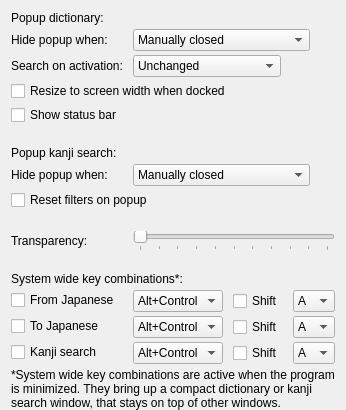
            <widget class="QWidget" name="popupDictPage">
             <layout class="QFormLayout" name="formLayout_14">
              <property name="horizontalSpacing">
               <number>10</number>
              </property>
              <property name="verticalSpacing">
               <number>4</number>
              </property>
              <property name="bottomMargin">
               <number>0</number>
              </property>
              <item row="0" column="0" colspan="2">
               <widget class="QLabel" name="label_12">
                <property name="text">
                 <string>Popup dictionary:</string>
                </property>
               </widget>
              </item>
              <item row="1" column="0">
               <widget class="QLabel" name="label_7">
                <property name="sizePolicy">
                 <sizepolicy hsizetype="Fixed" vsizetype="Preferred">
                  <horstretch>0</horstretch>
                  <verstretch>0</verstretch>
                 </sizepolicy>
                </property>
                <property name="text">
                 <string>Hide popup when:</string>
                </property>
               </widget>
              </item>
              <item row="1" column="1">
               <widget class="QComboBox" name="popupHideCBox">
                <property name="sizePolicy">
                 <sizepolicy hsizetype="Fixed" vsizetype="Fixed">
                  <horstretch>0</horstretch>
                  <verstretch>0</verstretch>
                 </sizepolicy>
                </property>
                <item>
                 <property name="text">
                  <string>Manually closed</string>
                 </property>
                </item>
                <item>
                 <property name="text">
                  <string>Activating another program</string>
                 </property>
                </item>
               </widget>
              </item>
              <item row="2" column="0">
               <widget class="QLabel" name="label_15">
                <property name="text">
                 <string>Search on activation:</string>
                </property>
               </widget>
              </item>
              <item row="2" column="1">
               <widget class="QComboBox" name="popupActivationCBox">
                <property name="sizePolicy">
                 <sizepolicy hsizetype="Fixed" vsizetype="Fixed">
                  <horstretch>0</horstretch>
                  <verstretch>0</verstretch>
                 </sizepolicy>
                </property>
                <item>
                 <property name="text">
                  <string>Unchanged</string>
                 </property>
                </item>
                <item>
                 <property name="text">
                  <string>Pasted from clipboard</string>
                 </property>
                </item>
                <item>
                 <property name="text">
                  <string>Cleared</string>
                 </property>
                </item>
               </widget>
              </item>
              <item row="3" column="0" colspan="2">
               <widget class="QCheckBox" name="popupWidenBox">
                <property name="sizePolicy">
                 <sizepolicy hsizetype="Fixed" vsizetype="Fixed">
                  <horstretch>0</horstretch>
                  <verstretch>0</verstretch>
                 </sizepolicy>
                </property>
                <property name="toolTip">
                 <string>Show popup dictionary at full screen width when it's docked and is shown</string>
                </property>
                <property name="text">
                 <string>Resize to screen width when docked</string>
                </property>
               </widget>
              </item>
              <item row="5" column="1">
               <spacer name="horizontalSpacer_14">
                <property name="orientation">
                 <enum>Qt::Vertical</enum>
                </property>
                <property name="sizeType">
                 <enum>QSizePolicy::Fixed</enum>
                </property>
                <property name="sizeHint" stdset="0">
                 <size>
                  <width>20</width>
                  <height>13</height>
                 </size>
                </property>
               </spacer>
              </item>
              <item row="6" column="0" colspan="2">
               <widget class="QLabel" name="label_21">
                <property name="text">
                 <string>Popup kanji search:</string>
                </property>
               </widget>
              </item>
              <item row="7" column="0">
               <widget class="QLabel" name="label_9">
                <property name="sizePolicy">
                 <sizepolicy hsizetype="Fixed" vsizetype="Preferred">
                  <horstretch>0</horstretch>
                  <verstretch>0</verstretch>
                 </sizepolicy>
                </property>
                <property name="text">
                 <string>Hide popup when:</string>
                </property>
               </widget>
              </item>
              <item row="7" column="1">
               <widget class="QComboBox" name="kanjiHideCBox">
                <property name="sizePolicy">
                 <sizepolicy hsizetype="Fixed" vsizetype="Fixed">
                  <horstretch>0</horstretch>
                  <verstretch>0</verstretch>
                 </sizepolicy>
                </property>
                <item>
                 <property name="text">
                  <string>Manually closed</string>
                 </property>
                </item>
                <item>
                 <property name="text">
                  <string>Activating another program</string>
                 </property>
                </item>
               </widget>
              </item>
              <item row="8" column="0" colspan="2">
               <widget class="QCheckBox" name="kanjiResetBox">
                <property name="sizePolicy">
                 <sizepolicy hsizetype="Fixed" vsizetype="Fixed">
                  <horstretch>0</horstretch>
                  <verstretch>0</verstretch>
                 </sizepolicy>
                </property>
                <property name="toolTip">
                 <string>Clear entered search text in kanji filters each time the popup kanji search is hidden and shown</string>
                </property>
                <property name="text">
                 <string>Reset filters on popup</string>
                </property>
               </widget>
              </item>
              <item row="9" column="1">
               <spacer name="verticalSpacer_4">
                <property name="orientation">
                 <enum>Qt::Vertical</enum>
                </property>
                <property name="sizeType">
                 <enum>QSizePolicy::Fixed</enum>
                </property>
                <property name="sizeHint" stdset="0">
                 <size>
                  <width>20</width>
                  <height>13</height>
                 </size>
                </property>
               </spacer>
              </item>
              <item row="10" column="0">
               <widget class="QLabel" name="label_14">
                <property name="sizePolicy">
                 <sizepolicy hsizetype="Fixed" vsizetype="Preferred">
                  <horstretch>0</horstretch>
                  <verstretch>0</verstretch>
                 </sizepolicy>
                </property>
                <property name="text">
                 <string>Transparency:</string>
                </property>
               </widget>
              </item>
              <item row="10" column="1">
               <widget class="QSlider" name="popupTransparencySlider">
                <property name="minimum">
                 <number>0</number>
                </property>
                <property name="maximum">
                 <number>10</number>
                </property>
                <property name="pageStep">
                 <number>4</number>
                </property>
                <property name="tracking">
                 <bool>false</bool>
                </property>
                <property name="orientation">
                 <enum>Qt::Horizontal</enum>
                </property>
                <property name="invertedAppearance">
                 <bool>false</bool>
                </property>
                <property name="invertedControls">
                 <bool>false</bool>
                </property>
                <property name="tickPosition">
                 <enum>QSlider::TicksBelow</enum>
                </property>
                <property name="tickInterval">
                 <number>1</number>
                </property>
               </widget>
              </item>
              <item row="11" column="1">
               <spacer name="verticalSpacer_14">
                <property name="orientation">
                 <enum>Qt::Vertical</enum>
                </property>
                <property name="sizeType">
                 <enum>QSizePolicy::Fixed</enum>
                </property>
                <property name="sizeHint" stdset="0">
                 <size>
                  <width>20</width>
                  <height>13</height>
                 </size>
                </property>
               </spacer>
              </item>
              <item row="12" column="0" colspan="2">
               <widget class="QLabel" name="label_6">
                <property name="text">
                 <string>System wide key combinations*:</string>
                </property>
               </widget>
              </item>
              <item row="13" column="0">
               <widget class="QCheckBox" name="fromEnableBox">
                <property name="sizePolicy">
                 <sizepolicy hsizetype="Fixed" vsizetype="Fixed">
                  <horstretch>0</horstretch>
                  <verstretch>0</verstretch>
                 </sizepolicy>
                </property>
                <property name="toolTip">
                 <string>Allow using this shortcut key combination to display popup window in &quot;translate from Japanese&quot; mode</string>
                </property>
                <property name="text">
                 <string>From Japanese</string>
                </property>
               </widget>
              </item>
              <item row="13" column="1">
               <layout class="QHBoxLayout" name="horizontalLayout">
                <property name="spacing">
                 <number>10</number>
                </property>
                <item>
                 <widget class="QComboBox" name="fromModCBox">
                  <property name="sizePolicy">
                   <sizepolicy hsizetype="Fixed" vsizetype="Fixed">
                    <horstretch>0</horstretch>
                    <verstretch>0</verstretch>
                   </sizepolicy>
                  </property>
                  <item>
                   <property name="text">
                    <string>Alt+Control</string>
                   </property>
                  </item>
                  <item>
                   <property name="text">
                    <string>Alt</string>
                   </property>
                  </item>
                  <item>
                   <property name="text">
                    <string>Control</string>
                   </property>
                  </item>
                 </widget>
                </item>
                <item>
                 <widget class="QCheckBox" name="fromShiftBox">
                  <property name="sizePolicy">
                   <sizepolicy hsizetype="Fixed" vsizetype="Preferred">
                    <horstretch>0</horstretch>
                    <verstretch>0</verstretch>
                   </sizepolicy>
                  </property>
                  <property name="text">
                   <string>Shift</string>
                  </property>
                 </widget>
                </item>
                <item>
                 <widget class="QComboBox" name="fromKeyCBox">
                  <property name="sizePolicy">
                   <sizepolicy hsizetype="Fixed" vsizetype="Fixed">
                    <horstretch>0</horstretch>
                    <verstretch>0</verstretch>
                   </sizepolicy>
                  </property>
                  <property name="currentText">
                   <string notr="true">A</string>
                  </property>
                  <item>
                   <property name="text">
                    <string notr="true">A</string>
                   </property>
                  </item>
                  <item>
                   <property name="text">
                    <string notr="true">B</string>
                   </property>
                  </item>
                  <item>
                   <property name="text">
                    <string notr="true">C</string>
                   </property>
                  </item>
                  <item>
                   <property name="text">
                    <string notr="true">D</string>
                   </property>
                  </item>
                  <item>
                   <property name="text">
                    <string notr="true">E</string>
                   </property>
                  </item>
                  <item>
                   <property name="text">
                    <string notr="true">F</string>
                   </property>
                  </item>
                  <item>
                   <property name="text">
                    <string notr="true">G</string>
                   </property>
                  </item>
                  <item>
                   <property name="text">
                    <string notr="true">H</string>
                   </property>
                  </item>
                  <item>
                   <property name="text">
                    <string notr="true">I</string>
                   </property>
                  </item>
                  <item>
                   <property name="text">
                    <string notr="true">J</string>
                   </property>
                  </item>
                  <item>
                   <property name="text">
                    <string notr="true">K</string>
                   </property>
                  </item>
                  <item>
                   <property name="text">
                    <string notr="true">L</string>
                   </property>
                  </item>
                  <item>
                   <property name="text">
                    <string notr="true">M</string>
                   </property>
                  </item>
                  <item>
                   <property name="text">
                    <string notr="true">N</string>
                   </property>
                  </item>
                  <item>
                   <property name="text">
                    <string notr="true">O</string>
                   </property>
                  </item>
                  <item>
                   <property name="text">
                    <string notr="true">P</string>
                   </property>
                  </item>
                  <item>
                   <property name="text">
                    <string notr="true">Q</string>
                   </property>
                  </item>
                  <item>
                   <property name="text">
                    <string notr="true">R</string>
                   </property>
                  </item>
                  <item>
                   <property name="text">
                    <string notr="true">S</string>
                   </property>
                  </item>
                  <item>
                   <property name="text">
                    <string notr="true">T</string>
                   </property>
                  </item>
                  <item>
                   <property name="text">
                    <string notr="true">U</string>
                   </property>
                  </item>
                  <item>
                   <property name="text">
                    <string notr="true">V</string>
                   </property>
                  </item>
                  <item>
                   <property name="text">
                    <string notr="true">W</string>
                   </property>
                  </item>
                  <item>
                   <property name="text">
                    <string notr="true">X</string>
                   </property>
                  </item>
                  <item>
                   <property name="text">
                    <string notr="true">Y</string>
                   </property>
                  </item>
                  <item>
                   <property name="text">
                    <string notr="true">Z</string>
                   </property>
                  </item>
                 </widget>
                </item>
               </layout>
              </item>
              <item row="15" column="0">
               <widget class="QCheckBox" name="toEnableBox">
                <property name="sizePolicy">
                 <sizepolicy hsizetype="Fixed" vsizetype="Fixed">
                  <horstretch>0</horstretch>
                  <verstretch>0</verstretch>
                 </sizepolicy>
                </property>
                <property name="toolTip">
                 <string>Allow using this shortcut key combination to display popup window in &quot;translate to Japanese&quot; mode</string>
                </property>
                <property name="text">
                 <string>To Japanese</string>
                </property>
               </widget>
              </item>
              <item row="15" column="1">
               <layout class="QHBoxLayout" name="horizontalLayout_4">
                <property name="spacing">
                 <number>10</number>
                </property>
                <item>
                 <widget class="QComboBox" name="toModCBox">
                  <property name="sizePolicy">
                   <sizepolicy hsizetype="Fixed" vsizetype="Fixed">
                    <horstretch>0</horstretch>
                    <verstretch>0</verstretch>
                   </sizepolicy>
                  </property>
                  <item>
                   <property name="text">
                    <string>Alt+Control</string>
                   </property>
                  </item>
                  <item>
                   <property name="text">
                    <string>Alt</string>
                   </property>
                  </item>
                  <item>
                   <property name="text">
                    <string>Control</string>
                   </property>
                  </item>
                 </widget>
                </item>
                <item>
                 <widget class="QCheckBox" name="toShiftBox">
                  <property name="sizePolicy">
                   <sizepolicy hsizetype="Fixed" vsizetype="Preferred">
                    <horstretch>0</horstretch>
                    <verstretch>0</verstretch>
                   </sizepolicy>
                  </property>
                  <property name="text">
                   <string>Shift</string>
                  </property>
                 </widget>
                </item>
                <item>
                 <widget class="QComboBox" name="toKeyCBox">
                  <property name="sizePolicy">
                   <sizepolicy hsizetype="Fixed" vsizetype="Fixed">
                    <horstretch>0</horstretch>
                    <verstretch>0</verstretch>
                   </sizepolicy>
                  </property>
                  <property name="currentText">
                   <string notr="true">A</string>
                  </property>
                  <item>
                   <property name="text">
                    <string notr="true">A</string>
                   </property>
                  </item>
                  <item>
                   <property name="text">
                    <string notr="true">B</string>
                   </property>
                  </item>
                  <item>
                   <property name="text">
                    <string notr="true">C</string>
                   </property>
                  </item>
                  <item>
                   <property name="text">
                    <string notr="true">D</string>
                   </property>
                  </item>
                  <item>
                   <property name="text">
                    <string notr="true">E</string>
                   </property>
                  </item>
                  <item>
                   <property name="text">
                    <string notr="true">F</string>
                   </property>
                  </item>
                  <item>
                   <property name="text">
                    <string notr="true">G</string>
                   </property>
                  </item>
                  <item>
                   <property name="text">
                    <string notr="true">H</string>
                   </property>
                  </item>
                  <item>
                   <property name="text">
                    <string notr="true">I</string>
                   </property>
                  </item>
                  <item>
                   <property name="text">
                    <string notr="true">J</string>
                   </property>
                  </item>
                  <item>
                   <property name="text">
                    <string notr="true">K</string>
                   </property>
                  </item>
                  <item>
                   <property name="text">
                    <string notr="true">L</string>
                   </property>
                  </item>
                  <item>
                   <property name="text">
                    <string notr="true">M</string>
                   </property>
                  </item>
                  <item>
                   <property name="text">
                    <string notr="true">N</string>
                   </property>
                  </item>
                  <item>
                   <property name="text">
                    <string notr="true">O</string>
                   </property>
                  </item>
                  <item>
                   <property name="text">
                    <string notr="true">P</string>
                   </property>
                  </item>
                  <item>
                   <property name="text">
                    <string notr="true">Q</string>
                   </property>
                  </item>
                  <item>
                   <property name="text">
                    <string notr="true">R</string>
                   </property>
                  </item>
                  <item>
                   <property name="text">
                    <string notr="true">S</string>
                   </property>
                  </item>
                  <item>
                   <property name="text">
                    <string notr="true">T</string>
                   </property>
                  </item>
                  <item>
                   <property name="text">
                    <string notr="true">U</string>
                   </property>
                  </item>
                  <item>
                   <property name="text">
                    <string notr="true">V</string>
                   </property>
                  </item>
                  <item>
                   <property name="text">
                    <string notr="true">W</string>
                   </property>
                  </item>
                  <item>
                   <property name="text">
                    <string notr="true">X</string>
                   </property>
                  </item>
                  <item>
                   <property name="text">
                    <string notr="true">Y</string>
                   </property>
                  </item>
                  <item>
                   <property name="text">
                    <string notr="true">Z</string>
                   </property>
                  </item>
                 </widget>
                </item>
               </layout>
              </item>
              <item row="17" column="0">
               <widget class="QCheckBox" name="kanjiEnableBox">
                <property name="sizePolicy">
                 <sizepolicy hsizetype="Fixed" vsizetype="Fixed">
                  <horstretch>0</horstretch>
                  <verstretch>0</verstretch>
                 </sizepolicy>
                </property>
                <property name="toolTip">
                 <string>Allow using this shortcut key combination to display the kanji search</string>
                </property>
                <property name="text">
                 <string>Kanji search</string>
                </property>
               </widget>
              </item>
              <item row="17" column="1">
               <layout class="QHBoxLayout" name="horizontalLayout_5">
                <property name="spacing">
                 <number>10</number>
                </property>
                <item>
                 <widget class="QComboBox" name="kanjiModCBox">
                  <property name="sizePolicy">
                   <sizepolicy hsizetype="Fixed" vsizetype="Fixed">
                    <horstretch>0</horstretch>
                    <verstretch>0</verstretch>
                   </sizepolicy>
                  </property>
                  <item>
                   <property name="text">
                    <string>Alt+Control</string>
                   </property>
                  </item>
                  <item>
                   <property name="text">
                    <string>Alt</string>
                   </property>
                  </item>
                  <item>
                   <property name="text">
                    <string>Control</string>
                   </property>
                  </item>
                 </widget>
                </item>
                <item>
                 <widget class="QCheckBox" name="kanjiShiftBox">
                  <property name="sizePolicy">
                   <sizepolicy hsizetype="Fixed" vsizetype="Preferred">
                    <horstretch>0</horstretch>
                    <verstretch>0</verstretch>
                   </sizepolicy>
                  </property>
                  <property name="text">
                   <string>Shift</string>
                  </property>
                 </widget>
                </item>
                <item>
                 <widget class="QComboBox" name="kanjiKeyCBox">
                  <property name="sizePolicy">
                   <sizepolicy hsizetype="Fixed" vsizetype="Fixed">
                    <horstretch>0</horstretch>
                    <verstretch>0</verstretch>
                   </sizepolicy>
                  </property>
                  <property name="currentText">
                   <string notr="true">A</string>
                  </property>
                  <item>
                   <property name="text">
                    <string notr="true">A</string>
                   </property>
                  </item>
                  <item>
                   <property name="text">
                    <string notr="true">B</string>
                   </property>
                  </item>
                  <item>
                   <property name="text">
                    <string notr="true">C</string>
                   </property>
                  </item>
                  <item>
                   <property name="text">
                    <string notr="true">D</string>
                   </property>
                  </item>
                  <item>
                   <property name="text">
                    <string notr="true">E</string>
                   </property>
                  </item>
                  <item>
                   <property name="text">
                    <string notr="true">F</string>
                   </property>
                  </item>
                  <item>
                   <property name="text">
                    <string notr="true">G</string>
                   </property>
                  </item>
                  <item>
                   <property name="text">
                    <string notr="true">H</string>
                   </property>
                  </item>
                  <item>
                   <property name="text">
                    <string notr="true">I</string>
                   </property>
                  </item>
                  <item>
                   <property name="text">
                    <string notr="true">J</string>
                   </property>
                  </item>
                  <item>
                   <property name="text">
                    <string notr="true">K</string>
                   </property>
                  </item>
                  <item>
                   <property name="text">
                    <string notr="true">L</string>
                   </property>
                  </item>
                  <item>
                   <property name="text">
                    <string notr="true">M</string>
                   </property>
                  </item>
                  <item>
                   <property name="text">
                    <string notr="true">N</string>
                   </property>
                  </item>
                  <item>
                   <property name="text">
                    <string notr="true">O</string>
                   </property>
                  </item>
                  <item>
                   <property name="text">
                    <string notr="true">P</string>
                   </property>
                  </item>
                  <item>
                   <property name="text">
                    <string notr="true">Q</string>
                   </property>
                  </item>
                  <item>
                   <property name="text">
                    <string notr="true">R</string>
                   </property>
                  </item>
                  <item>
                   <property name="text">
                    <string notr="true">S</string>
                   </property>
                  </item>
                  <item>
                   <property name="text">
                    <string notr="true">T</string>
                   </property>
                  </item>
                  <item>
                   <property name="text">
                    <string notr="true">U</string>
                   </property>
                  </item>
                  <item>
                   <property name="text">
                    <string notr="true">V</string>
                   </property>
                  </item>
                  <item>
                   <property name="text">
                    <string notr="true">W</string>
                   </property>
                  </item>
                  <item>
                   <property name="text">
                    <string notr="true">X</string>
                   </property>
                  </item>
                  <item>
                   <property name="text">
                    <string notr="true">Y</string>
                   </property>
                  </item>
                  <item>
                   <property name="text">
                    <string notr="true">Z</string>
                   </property>
                  </item>
                 </widget>
                </item>
               </layout>
              </item>
              <item row="18" column="0" colspan="2">
               <widget class="QLabel" name="label_11">
                <property name="text">
                 <string>*System wide key combinations are active when the program is minimized. They bring up a compact dictionary or kanji search window, that stays on top of other windows.</string>
                </property>
                <property name="wordWrap">
                 <bool>true</bool>
                </property>
               </widget>
              </item>
              <item row="4" column="0" colspan="2">
               <widget class="QCheckBox" name="popupStatusBox">
                <property name="sizePolicy">
                 <sizepolicy hsizetype="Fixed" vsizetype="Fixed">
                  <horstretch>0</horstretch>
                  <verstretch>0</verstretch>
                 </sizepolicy>
                </property>
                <property name="toolTip">
                 <string>Show or hide the popup dictionary status bar. Uncheck to save screen space</string>
                </property>
                <property name="text">
                 <string>Show status bar</string>
                </property>
               </widget>
              </item>
             </layout>
            </widget>
